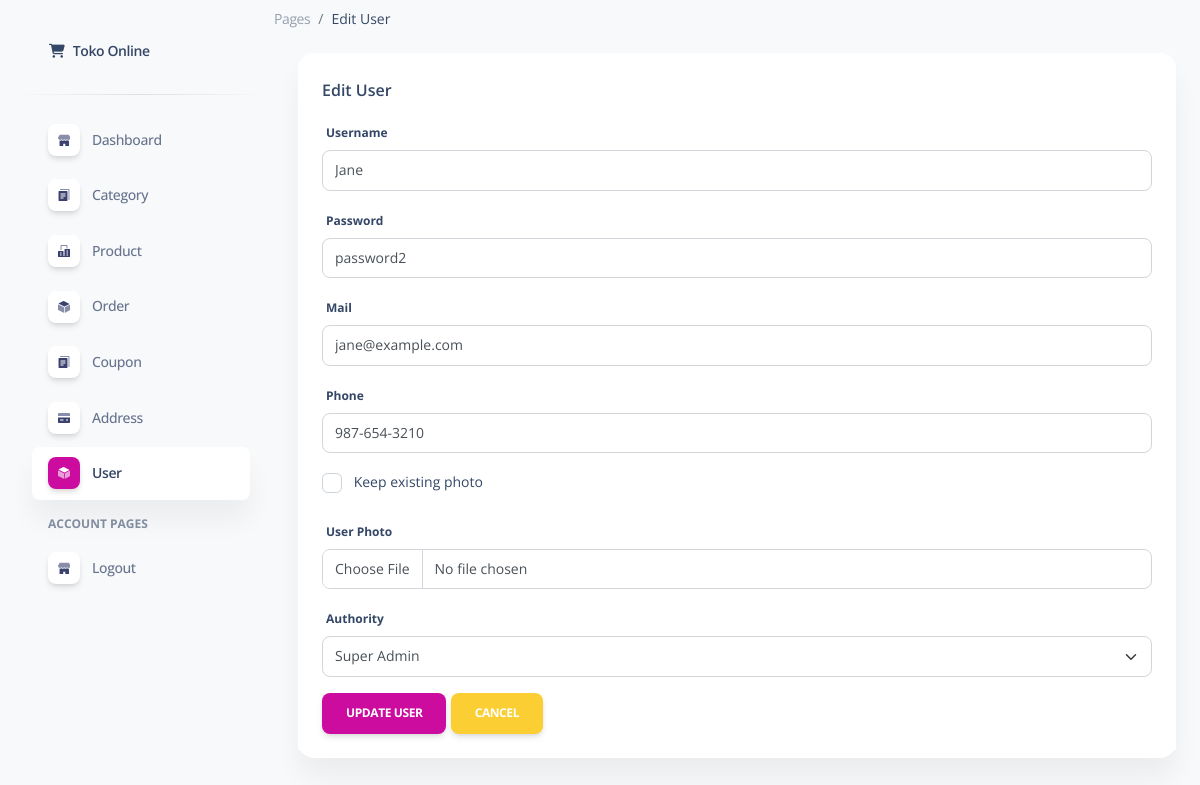
/pages/update_user.php?id_user=2, run on an earlier commit of the app's database.
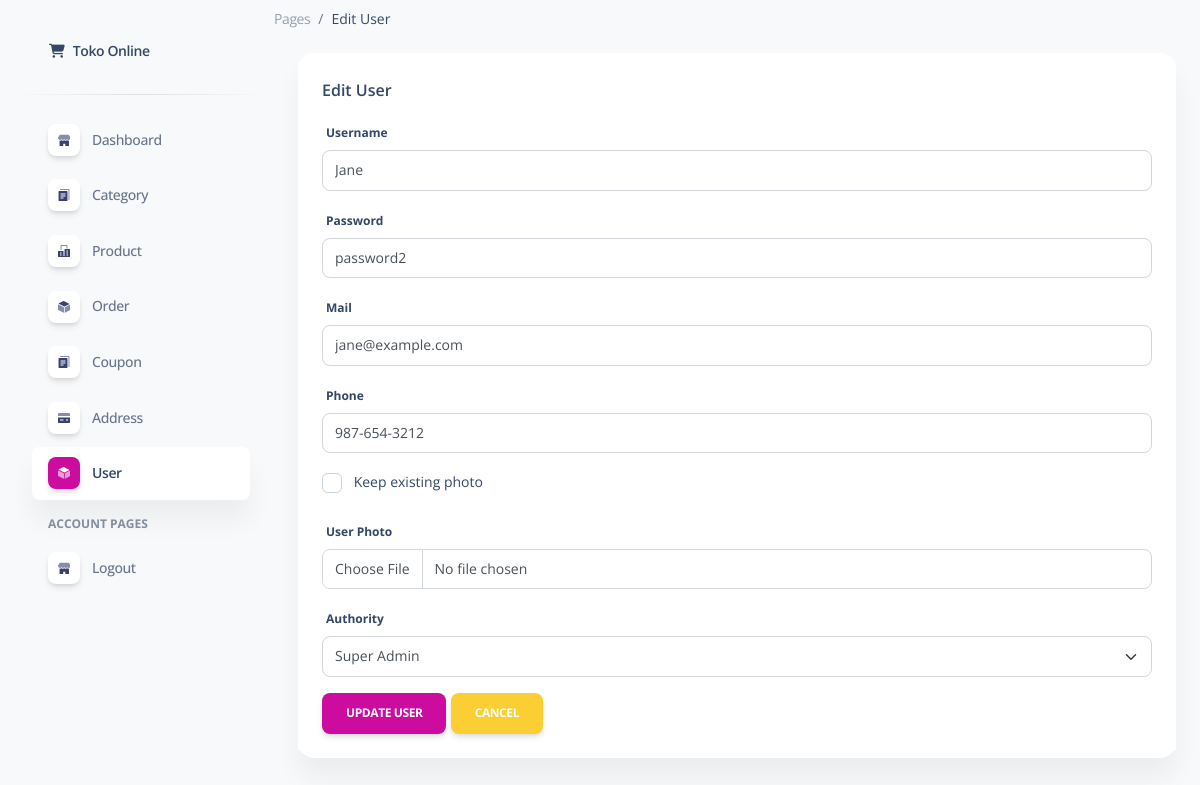
And on a later commit of the database.
### tables this page shows
CREATE TABLE `user` (
  `id_user` bigint(20) NOT NULL COMMENT '主键id',
  `username` varchar(20) NOT NULL COMMENT '名字',
  `password` varchar(128) DEFAULT NULL COMMENT '密码',
  `mail` varchar(255) DEFAULT NULL COMMENT '邮箱',
  `phone_number` varchar(20) DEFAULT NULL COMMENT '电话号',
  `authority` tinyint(4) NOT NULL DEFAULT 3 COMMENT '权限',
  `user_photo` varchar(256) NOT NULL DEFAULT '''assets/img/png''',
  `create_time` timestamp NOT NULL DEFAULT current_timestamp(),
  `id_creator` bigint(20) NOT NULL DEFAULT 0,
  `is_delete` tinyint(1) DEFAULT 0 COMMENT '是否删除',
  `delete_time` timestamp NULL DEFAULT NULL COMMENT '删除时间'
);

### pages/update_user.php (the view, shortened to what the changed rows need)
<!DOCTYPE html>
<html lang="en">
<head>
  <link href="assets/css/nucleo-icons.css" rel="stylesheet" />
  <link href="assets/css/nucleo-svg.css" rel="stylesheet" />
  <link href="assets/css/nucleo-svg.css" rel="stylesheet" />
  <link id="pagestyle" href="assets/css/soft-ui-dashboard.css?v=1.0.3" rel="stylesheet" />
</head>
<body class="g-sidenav-show  bg-gray-100">
  <main class="main-content position-relative max-height-vh-100 h-100 mt-1 border-radius-lg ">
    <div class="container-fluid py-4">
      <div class="row">
        <div class="col-12">
          <div class="card mb-4">
            <div class="card-header pb-0">
              <?php
              include "connect_db.php";
              $qry_get_user = mysqli_query($conn, "select * from user where id_user = '" . $_GET['id_user'] . "'");
              $dt_user = mysqli_fetch_array($qry_get_user);
              ?>
              <form method="POST" action="../pages/process_update_user.php" enctype="multipart/form-data">
                <section class="base">
                  <div class="mb-3">
                    <label for="exampleInputEmail1" class="form-label">Username</label>
                    <input type="text" name="username" value="<?= $dt_user['username'] ?>" class="form-control">
                  </div>
                  <div class="mb-3">
                    <label for="exampleInputEmail1" class="form-label">Password</label>
                    <input type="text" name="password" value="<?= $dt_user['password'] ?>" class="form-control">
                  </div>
                  <div class="mb-3">
                    <label for="exampleInputEmail1" class="form-label">Mail</label>
                    <input type="text" name="mail" value="<?= $dt_user['mail'] ?>" class="form-control">
                  </div>
                  <div class="mb-3">
                    <label for="exampleInputEmail1" class="form-label">Phone</label>
                    <input type="text" name="phone_number" value="<?= $dt_user['phone_number'] ?>" class="form-control">
                  </div>
                  <div class="mb-3">
                    <label for="exampleInputEmail1" class="form-label">Authority</label>
                    <select name="authority" class="form-select">
                      <option value="2" <?php if ($dt_user['authority'] == 2)
                        echo 'selected="selected"'; ?>>Super Admin
                      </option>
                    </select>
                  </div>
                </section>
              </form>
            </div>
          </div>
        </div>
      </div>
</body>
</html>

What changed in the data, as far as the page shows it:
changed user "Jane": phone_number "987-654-3210" → "987-654-3212"
